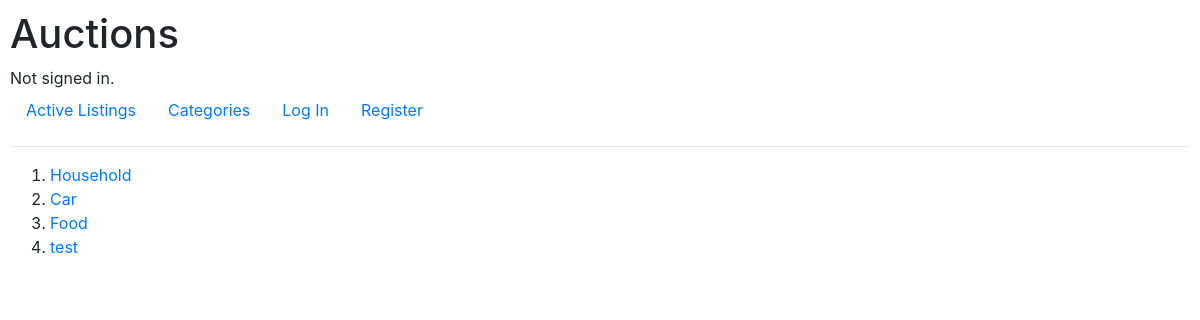
The page /categories on the database as committed earlier.
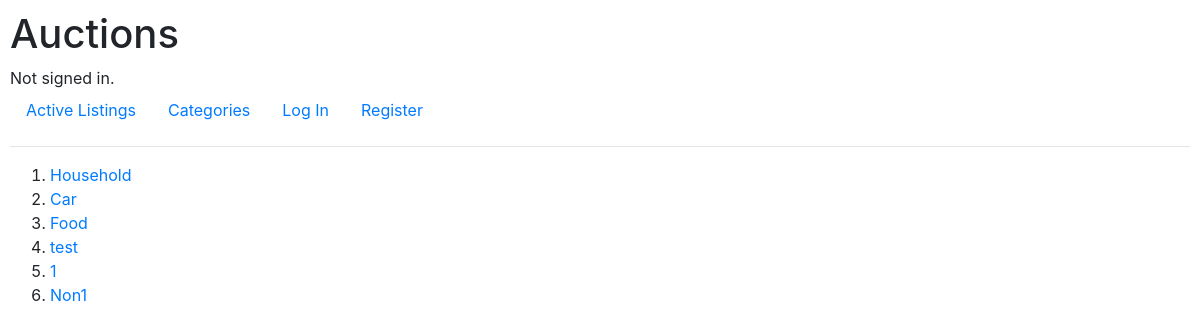
The same page on the database as committed later.
### auctions/models.py (models this page shows, shortened)
class Listings(models.Model):
    item_name = models.CharField(unique=False, max_length=255)
    description = models.TextField()
    category = models.CharField(max_length=255, default="None", unique=False)
    price = models.DecimalField(max_digits = 14, decimal_places=2, null=False, blank=True, default=0)
    date_created = models.DateTimeField(auto_now=True)
    image = models.ImageField(upload_to='images/', blank=True, null=True)
    owner = models.CharField(unique=False, max_length=255)

### auctions/views.py (the view)
# urls.py: path("categories", views.categories, name="categories"),
def categories(request):
    temp_list = []
    queries = Listings.objects.all()
    for i in queries:
        if i.category not in temp_list:
            temp_list.append(i.category)
            print(i.category)
    upd_queries = temp_list
    print(temp_list)
    return render(request, "categories.html", {
        "data" : upd_queries
    })

### auctions/templates/categories.html
{% extends "layout.html" %}
{% block body %}
{% if data %}
    <div>
        <ol>
            {% for dat in data %}
            <li><a href="/subcategories?name={{dat}}" >{{ dat}} </a></li>
            {% endfor %}
        </ol>
    </div>
{% else %}
    No active listings
{% endif %}
{% endblock %}

Rows that differ between the two databases and show on the page:
added Listings: data "Non1"
Other text that changed with them:
new list line: "1"
